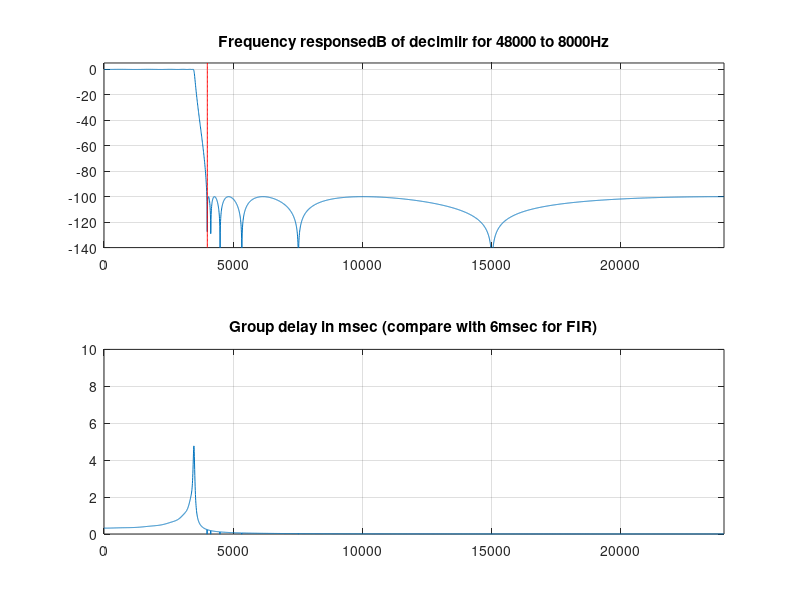

MATLAB code to generate this figure:
clear;
close all;
ord=12;
epsilon=1e-10;
fs=48000;
fstop=48000/12;
%fpass=.91*fstop;
fpass=.865*fstop;
rp=.1;
%rs=116;
rs=100;
%[num,den]=butter(ord,2*fpass/fs);
[num,den]=ellip(ord,rp,rs,2*fpass/fs);

figure;
npts=4096;
[h,w]=freqz(num,den,npts);
respdb=20*log10(abs(h)+epsilon);
freq=fs*w/(2*pi);
mindb=-140;maxdb=5;
yval=(mindb:1:maxdb);
[dummy nval]=size(yval);
xval=fstop*ones(1,nval);
subplot(2,1,1),plot(freq,respdb);
hold on;
subplot(2,1,1),plot(xval,yval,'r');
hold off;
grid on;
zoom on;
axis([0 fs/2 mindb maxdb]);
title('Frequency responsedB of decimiir for 48000 to 8000Hz');
dw=(2*pi*fs/2)/npts;
phase=unwrap(angle(h));
for i=1:npts-1
    dphase(i)=phase(i+1)-phase(i);
end
dphase(npts)=dphase(npts-1);
gpdelms=-1000*dphase/dw;
subplot(2,1,2),plot(freq,gpdelms);
grid on;
zoom on;
axis([0 fs/2 0 10]);
title('Group delay in msec (compare with 6msec for FIR)');